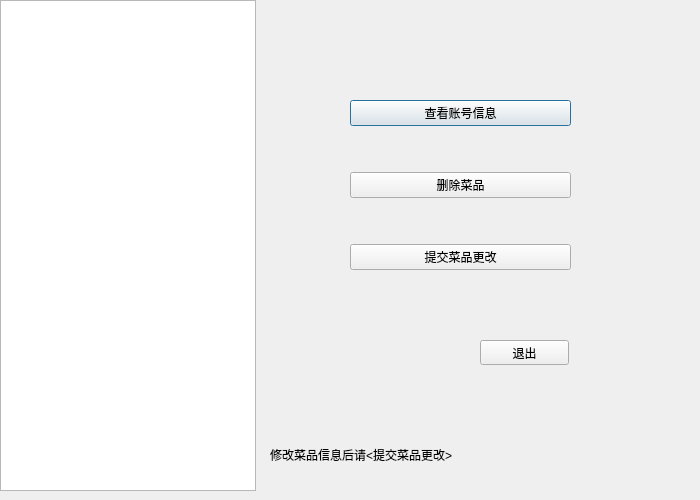
<?xml version="1.0" encoding="UTF-8"?>
<ui version="4.0">
 <class>Systemcontroler</class>
 <widget class="QDialog" name="Systemcontroler">
  <property name="geometry">
   <rect>
    <x>0</x>
    <y>0</y>
    <width>700</width>
    <height>500</height>
   </rect>
  </property>
  <property name="windowTitle">
   <string>欢迎使用餐厅管理系统[管理员模式]</string>
  </property>
  <property name="windowIcon">
   <iconset resource="images.qrc">
    <normaloff>:/images/background.jpg</normaloff>:/images/background.jpg</iconset>
  </property>
  <property name="styleSheet">
   <string notr="true">background-image: url(:/images/userchoicebackground.png);</string>
  </property>
  <widget class="QWidget" name="verticalLayoutWidget">
   <property name="geometry">
    <rect>
     <x>350</x>
     <y>60</y>
     <width>221</width>
     <height>251</height>
    </rect>
   </property>
   <layout class="QVBoxLayout" name="verticalLayout">
    <item>
     <widget class="QPushButton" name="viewuserbtn">
      <property name="text">
       <string>查看账号信息</string>
      </property>
     </widget>
    </item>
    <item>
     <widget class="QPushButton" name="deletemenubtn">
      <property name="text">
       <string>删除菜品</string>
      </property>
     </widget>
    </item>
    <item>
     <widget class="QPushButton" name="addmenubtn">
      <property name="text">
       <string>提交菜品更改</string>
      </property>
     </widget>
    </item>
   </layout>
  </widget>
  <widget class="QPushButton" name="exitbtn">
   <property name="geometry">
    <rect>
     <x>480</x>
     <y>340</y>
     <width>89</width>
     <height>25</height>
    </rect>
   </property>
   <property name="text">
    <string>退出</string>
   </property>
  </widget>
  <widget class="QTableView" name="tableView">
   <property name="geometry">
    <rect>
     <x>0</x>
     <y>0</y>
     <width>256</width>
     <height>491</height>
    </rect>
   </property>
  </widget>
  <widget class="QLabel" name="label">
   <property name="geometry">
    <rect>
     <x>270</x>
     <y>430</y>
     <width>231</width>
     <height>51</height>
    </rect>
   </property>
   <property name="text">
    <string>修改菜品信息后请&lt;提交菜品更改&gt;</string>
   </property>
  </widget>
 </widget>
 <resources>
  <include location="images.qrc"/>
 </resources>
 <connections/>
</ui>
